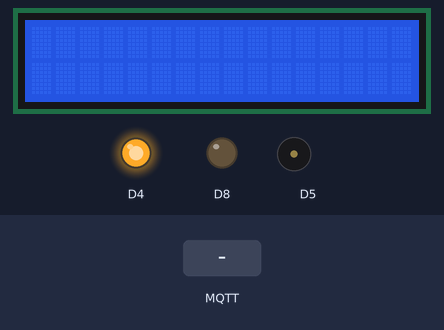
This sketch was run on a simulated ESP8266 (NodeMCU). On the bench: 16×2 character LCD, output pins drawn as LEDs (lit = HIGH, except the on-board LED, lit = LOW), buzzer (waves = sounding). The inputs (shaded band) are chosen by the test bench. WiFi joins after 1.5 s; servers stay silent unless stated; random numbers use the default seed unless the sketch sets one; no MQTT or app messages arrive unless stated; what the sketch prints to the serial monitor is not drawn.

Above: at 2.7 s.
2.8 s: MQTT message "on" arrives on the first subscribed topic
At 5.7 s:
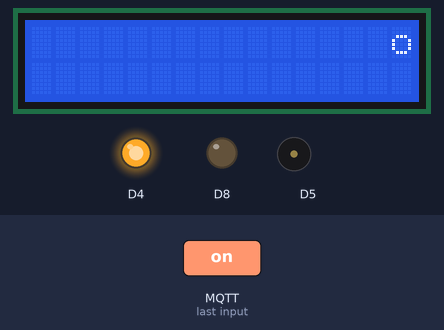
At 39.3 s:
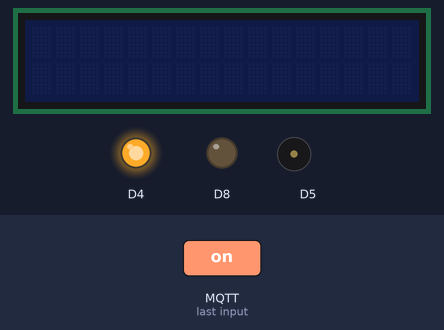
Timing chart, 0 to 39.9 s (numbered marks = the images above; inputs shaded):
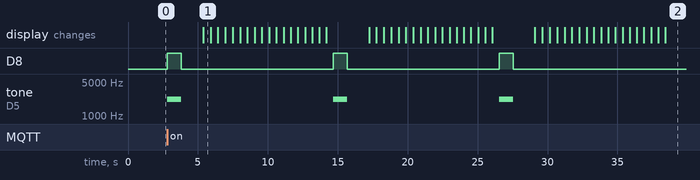

Measured:
- after the input at 2.8 s, D8: alternates HIGH for 1.0 s and LOW for 10.9 s, starting at once; tone on D5: alternates 2200 Hz for 1.0 s and silent for 10.9 s, starting at once; the display: changes after 2.6 s (image 1)
- what the display in image 1 shows lasts 0.5 s, from 5.4 s to 5.9 s

The sketch:

hardware.ino
```cpp
#include <ESP8266WiFi.h>
#include <PubSubClient.h>
#include <LiquidCrystal_I2C.h>

const char* ssid = "";
const char* password = "";

const char* mqtt_server = "";
const char* mqtt_username = "";
const char* mqtt_password = "";

LiquidCrystal_I2C lcd(0x27, 16, 2);
WiFiClient espClient;
PubSubClient client(espClient);

unsigned long lastMsg = 0;
#define MSG_BUFFER_SIZE	(50)
char msg[MSG_BUFFER_SIZE];
int value = 0;

void scrollMessage(String strlines[], int length, int delayTime) {

  String copy[length];
  for (int i = 0; i < length; ++i) {
    copy[i] = strlines[i].substring(0, strlines[i].length());
  }

  int largest = 0;
  for (int i = 0; i < length; ++i) {
    if (copy[i].length() > strlines[largest].length()) largest = i;
  }

  for (int i = 0; i < length; ++i) {
    int length_diff = 0;
    if (largest != i) {
      length_diff = strlines[largest].length() - copy[i].length();
      for (int j = 0; j < length_diff; ++j) {
        copy[i] += ' ';
      }
    }
  }

  for (int i = 0; i < 16; i++) {
    copy[0] = " " + copy[0];
    copy[1] = " " + copy[1];
  }
  copy[0] = copy[0] + " ";
  copy[1] = copy[1] + " ";

  for (int position = 0; position < copy[0].length(); position++) {
    lcd.setCursor(0, 0);
    lcd.print(copy[0].substring(position, position + 16));
    lcd.setCursor(0, 1);
    lcd.print(copy[1].substring(position, position + 16));
    delay(delayTime);
  }

}

void setup_wifi() {

  delay(10);
  // We start by connecting to a WiFi network
  Serial.println();
  Serial.print("Connecting to ");
  Serial.println(ssid);

  WiFi.mode(WIFI_STA);
  WiFi.begin(ssid, password);

  while (WiFi.status() != WL_CONNECTED) {
    delay(500);
    Serial.print(".");
  }

  randomSeed(micros());

  Serial.println("");
  Serial.println("WiFi connected");
  Serial.println("IP address: ");
  Serial.println(WiFi.localIP());
}

void callback(char* topic, byte* payload, unsigned int length) {
  Serial.print("Message arrived [");
  Serial.print(topic);
  Serial.print("] ");
  lcd.clear();
  lcd.setCursor(0, 0);
  payload[length] = '\0';

  String strlines[2];
  unsigned int line_no = 0;

  for (unsigned int i = 0; i < length; ++i) {
    if ((char)payload[i] == ',') {
      line_no += 1;
    } else {
      strlines[line_no] += (char)payload[i];
    }
  }

  lcd.clear();
  lcd.backlight();
  for (int i = 0; i < 3; ++i) {
    tone(D5, 2200);
    digitalWrite(D8, HIGH);
    delay(1000);
    noTone(D5);
    digitalWrite(D8, LOW);
    delay(1000);
    scrollMessage(strlines, 2, 500);
  }
  lcd.noBacklight();

}

void reconnect() {
  // Loop until we're reconnected
  while (!client.connected()) {
    Serial.print("Attempting MQTT connection...");
    // Create a random client ID
    String clientId = "ESP8266Client-";
    clientId += String(random(0xffff), HEX);
    // Attempt to connect
    if (client.connect(clientId.c_str(), mqtt_username, mqtt_password)) {
      Serial.println("connected");
      // Once connected, publish an announcement...
      // ... and resubscribe
      client.subscribe("inTopic");
    } else {
      Serial.print("failed, rc=");
      Serial.print(client.state());
      Serial.println(" try again in 5 seconds");
      // Wait 5 seconds before retrying
      delay(5000);
    }
  }
}

void setup() {
  pinMode(BUILTIN_LED, OUTPUT);
  pinMode(D5, OUTPUT);
  pinMode(D8, OUTPUT);
  lcd.init();
  lcd.clear();
  lcd.backlight();
  Serial.begin(9600);
  setup_wifi();
  client.setServer(mqtt_server, 1883);
  client.setCallback(callback);
}

void loop() {
  if (!client.connected()) {
    reconnect();
  }
  client.loop();
}
```
